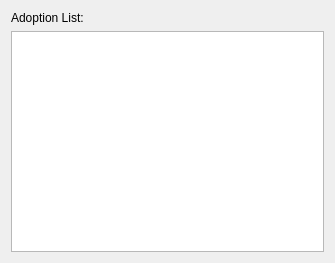
<?xml version="1.0" encoding="UTF-8"?>
<ui version="4.0">
 <class>listw</class>
 <widget class="QWidget" name="listw">
  <property name="geometry">
   <rect>
    <x>0</x>
    <y>0</y>
    <width>335</width>
    <height>263</height>
   </rect>
  </property>
  <property name="windowTitle">
   <string>listw</string>
  </property>
  <layout class="QVBoxLayout" name="verticalLayout">
   <item>
    <widget class="QLabel" name="label">
     <property name="text">
      <string>Adoption List:</string>
     </property>
    </widget>
   </item>
   <item>
    <widget class="QTableView" name="tableView"/>
   </item>
  </layout>
 </widget>
 <resources/>
 <connections/>
</ui>
